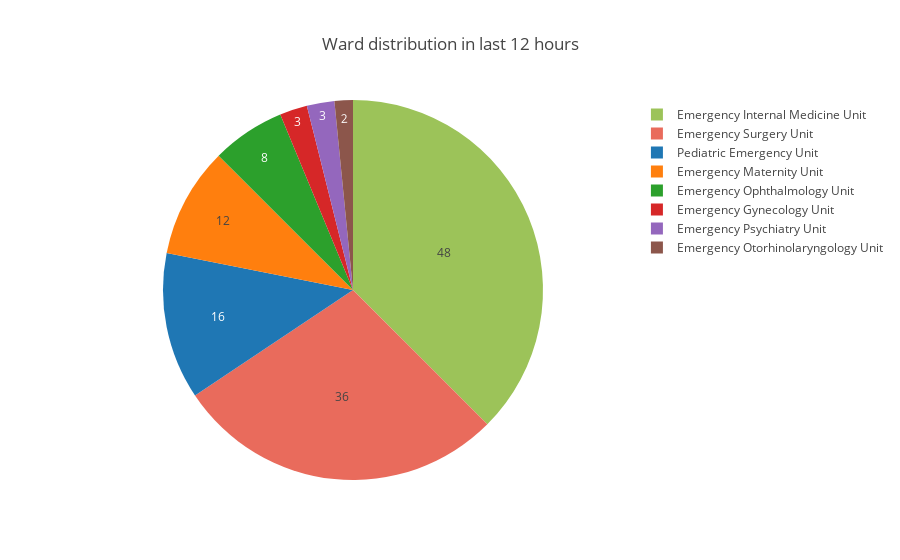

Notebook source saved alongside this figure:
### Code cell
colors = ['#eba796', '#96ebda']

fig = {'data' : [{'type' : 'pie',
                  'name' : "Patients with Trouble Sleep: Pie chart",
                 'labels' : physical_details_valid_exits_df['department'].value_counts().index.map(lambda x : department_label(x)),
                 'values' : physical_details_valid_exits_df['department'].value_counts().values,
                 'direction' : 'clockwise',
                'textinfo': 'value',
                 'marker' : {'colors' : ['#9cc359', '#e96b5c']}}], 'layout' : {'title' : 'Ward distribution in last 12 hours'}}

py.iplot(fig)

### Figure 1 — Plotly figure (JSON) as saved in the notebook; plotly's stock layout.template omitted (floating-point values rounded to 4 significant figures)
{"data": [{"direction": "clockwise", "labels": ["Emergency Internal Medicine Unit", "Emergency Surgery Unit", "Pediatric Emergency Unit", "Emergency Maternity Unit", "Emergency Ophthalmology Unit", "Emergency Gynecology Unit", "Emergency Psychiatry Unit", "Emergency Otorhinolaryngology Unit"], "marker": {"colors": ["#9cc359", "#e96b5c"]}, "name": "Patients with Trouble Sleep: Pie chart", "textinfo": "value", "type": "pie", "uid": "d4f5d905-1946-406c-a1ee-d9c03bba809d", "values": [48, 36, 16, 12, 8, 3, 3, 2]}], "layout": {"title": {"text": "Ward distribution in last 12 hours"}}}
